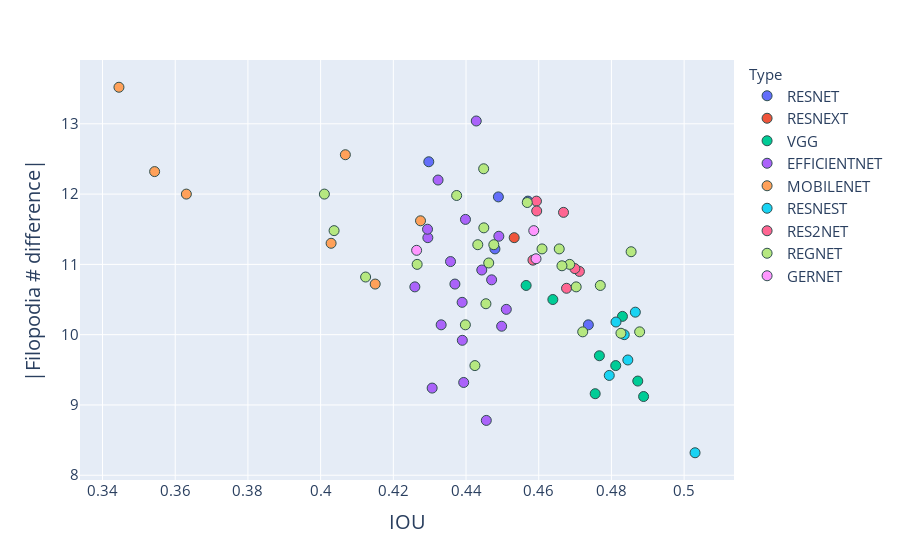

Write notebook code for a chart like this one.
### Code cell
import pandas as pd
import plotly.express as px

#df = pd.read_csv("resultTables/DLTorchConfrontoBackbonesAggregated.csv")

df["Filo # difference"] = abs(df["Filo # difference"])
df["Filo #  difference"] = abs(df["Filo # abs difference"])
fig = px.scatter(df, x="IOU", y="Filo # difference", color="Type")

# Set hoverinfo to 'text' and provide text information for annotations
fig.update_traces(
    mode='markers',
    marker=dict(size=10, line=dict(width=1, color='DarkSlateGrey')),
    hoverinfo='text',
)


# Customize the x-axis and y-axis label and tick font size
fig.update_xaxes(title_text='IOU', tickfont=dict(size=15), titlefont=dict(size=20))
fig.update_yaxes(title_text='|Filopodia # difference|', tickfont=dict(size=15), titlefont=dict(size=20))

fig.update_layout(legend = dict(font = dict(size = 15)),
                  legend_title = dict(font = dict(size = 15)))

#fig.update_layout(xaxis_range=[0.05,0.2])
#fig.update_layout(yaxis_range=[-0.3,4.2])

fig.show()

### Figure 1 — Plotly figure (JSON) as saved in the notebook; plotly's stock layout.template omitted (floating-point values rounded to 4 significant figures)
{"data": [{"hoverinfo": "text", "hovertemplate": "Type=RESNET<br>IOU=%{x}<br>Filo # difference=%{y}<extra></extra>", "legendgroup": "RESNET", "marker": {"color": "#636efa", "line": {"color": "DarkSlateGrey", "width": 1}, "size": 10, "symbol": "circle"}, "mode": "markers", "name": "RESNET", "orientation": "v", "showlegend": true, "type": "scatter", "x": [0.4298, 0.448, 0.457, 0.4489, 0.4737], "xaxis": "x", "y": [12.46, 11.22, 11.9, 11.96, 10.14], "yaxis": "y"}, {"hoverinfo": "text", "hovertemplate": "Type=RESNEXT<br>IOU=%{x}<br>Filo # difference=%{y}<extra></extra>", "legendgroup": "RESNEXT", "marker": {"color": "#EF553B", "line": {"color": "DarkSlateGrey", "width": 1}, "size": 10, "symbol": "circle"}, "mode": "markers", "name": "RESNEXT", "orientation": "v", "showlegend": true, "type": "scatter", "x": [0.4533], "xaxis": "x", "y": [11.38], "yaxis": "y"}, {"hoverinfo": "text", "hovertemplate": "Type=VGG<br>IOU=%{x}<br>Filo # difference=%{y}<extra></extra>", "legendgroup": "VGG", "marker": {"color": "#00cc96", "line": {"color": "DarkSlateGrey", "width": 1}, "size": 10, "symbol": "circle"}, "mode": "markers", "name": "VGG", "orientation": "v", "showlegend": true, "type": "scatter", "x": [0.4767, 0.4565, 0.4639, 0.4755, 0.483, 0.4812, 0.4872, 0.4889], "xaxis": "x", "y": [9.7, 10.7, 10.5, 9.16, 10.26, 9.56, 9.34, 9.12], "yaxis": "y"}, {"hoverinfo": "text", "hovertemplate": "Type=EFFICIENTNET<br>IOU=%{x}<br>Filo # difference=%{y}<extra></extra>", "legendgroup": "EFFICIENTNET", "marker": {"color": "#ab63fa", "line": {"color": "DarkSlateGrey", "width": 1}, "size": 10, "symbol": "circle"}, "mode": "markers", "name": "EFFICIENTNET", "orientation": "v", "showlegend": true, "type": "scatter", "x": [0.4259, 0.4295, 0.4443, 0.4369, 0.4389, 0.4498, 0.4511, 0.4357, 0.4323, 0.4294, 0.4398, 0.447, 0.4428, 0.449, 0.4307, 0.4332, 0.439, 0.4456, 0.4394], "xaxis": "x", "y": [10.68, 11.38, 10.92, 10.72, 10.46, 10.12, 10.36, 11.04, 12.2, 11.5, 11.64, 10.78, 13.04, 11.4, 9.24, 10.14, 9.92, 8.78, 9.32], "yaxis": "y"}, {"hoverinfo": "text", "hovertemplate": "Type=MOBILENET<br>IOU=%{x}<br>Filo # difference=%{y}<extra></extra>", "legendgroup": "MOBILENET", "marker": {"color": "#FFA15A", "line": {"color": "DarkSlateGrey", "width": 1}, "size": 10, "symbol": "circle"}, "mode": "markers", "name": "MOBILENET", "orientation": "v", "showlegend": true, "type": "scatter", "x": [0.4275, 0.415, 0.4029, 0.4068, 0.3543, 0.3631, 0.3445], "xaxis": "x", "y": [11.62, 10.72, 11.3, 12.56, 12.32, 12, 13.52], "yaxis": "y"}, {"hoverinfo": "text", "hovertemplate": "Type=RESNEST<br>IOU=%{x}<br>Filo # difference=%{y}<extra></extra>", "legendgroup": "RESNEST", "marker": {"color": "#19d3f3", "line": {"color": "DarkSlateGrey", "width": 1}, "size": 10, "symbol": "circle"}, "mode": "markers", "name": "RESNEST", "orientation": "v", "showlegend": true, "type": "scatter", "x": [0.4845, 0.4794, 0.4835, 0.503, 0.4813, 0.4866], "xaxis": "x", "y": [9.64, 9.42, 10, 8.32, 10.18, 10.32], "yaxis": "y"}, {"hoverinfo": "text", "hovertemplate": "Type=RES2NET<br>IOU=%{x}<br>Filo # difference=%{y}<extra></extra>", "legendgroup": "RES2NET", "marker": {"color": "#FF6692", "line": {"color": "DarkSlateGrey", "width": 1}, "size": 10, "symbol": "circle"}, "mode": "markers", "name": "RES2NET", "orientation": "v", "showlegend": true, "type": "scatter", "x": [0.4594, 0.4677, 0.4668, 0.4594, 0.4712, 0.4699, 0.4584], "xaxis": "x", "y": [11.9, 10.66, 11.74, 11.76, 10.9, 10.94, 11.06], "yaxis": "y"}, {"hoverinfo": "text", "hovertemplate": "Type=REGNET<br>IOU=%{x}<br>Filo # difference=%{y}<extra></extra>", "legendgroup": "REGNET", "marker": {"color": "#B6E880", "line": {"color": "DarkSlateGrey", "width": 1}, "size": 10, "symbol": "circle"}, "mode": "markers", "name": "REGNET", "orientation": "v", "showlegend": true, "type": "scatter", "x": [0.401, 0.4124, 0.4374, 0.4432, 0.4476, 0.4569, 0.4449, 0.4609, 0.4449, 0.4721, 0.4769, 0.4685, 0.4037, 0.4266, 0.4424, 0.4455, 0.4398, 0.4462, 0.4664, 0.4656, 0.4703, 0.4878, 0.4826, 0.4854], "xaxis": "x", "y": [12, 10.82, 11.98, 11.28, 11.28, 11.88, 11.52, 11.22, 12.36, 10.04, 10.7, 11.0, 11.48, 11, 9.56, 10.44, 10.14, 11.02, 10.98, 11.22, 10.68, 10.04, 10.02, 11.18], "yaxis": "y"}, {"hoverinfo": "text", "hovertemplate": "Type=GERNET<br>IOU=%{x}<br>Filo # difference=%{y}<extra></extra>", "legendgroup": "GERNET", "marker": {"color": "#FF97FF", "line": {"color": "DarkSlateGrey", "width": 1}, "size": 10, "symbol": "circle"}, "mode": "markers", "name": "GERNET", "orientation": "v", "showlegend": true, "type": "scatter", "x": [0.4264, 0.4586, 0.4593], "xaxis": "x", "y": [11.2, 11.48, 11.08], "yaxis": "y"}], "layout": {"legend": {"font": {"size": 15}, "title": {"font": {"size": 15}, "text": "Type"}, "tracegroupgap": 0}, "margin": {"t": 60}, "xaxis": {"anchor": "y", "domain": [0, 1], "tickfont": {"size": 15}, "title": {"font": {"size": 20}, "text": "IOU"}}, "yaxis": {"anchor": "x", "domain": [0, 1], "tickfont": {"size": 15}, "title": {"font": {"size": 20}, "text": "|Filopodia # difference|"}}}}
